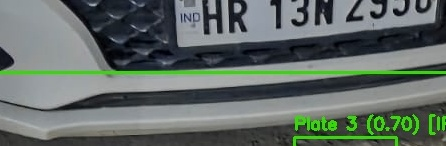
#> input picture night_plate_0_raw.jpg, 446 x 146 px; its folder holds only this picture in this run
$ python -i plate_ocr.py   (imports and definitions only)
#> lines starting #> are read from the running program, lines starting #| are printed output that depends on the picture; after the words box and inside, x2 and y2 are one past the last pixel; in counts of white or black regions, pixels touching at a corner belong together
### app/config.py
"""
Application Configuration
Manages all settings, paths, and environment variables.
"""
import os
from pathlib import Path
from dotenv import load_dotenv

load_dotenv()

# Base directory
BASE_DIR = Path(__file__).resolve().parent.parent

# Directory paths
UPLOAD_DIR = BASE_DIR / os.getenv("UPLOAD_DIR", "uploads")
OUTPUT_DIR = BASE_DIR / os.getenv("OUTPUT_DIR", "outputs")
MODEL_DIR  = BASE_DIR / os.getenv("MODEL_DIR",  "models")
STATIC_DIR = BASE_DIR / "static"

# Create directories if they don't exist (face + plate subdirs)
for directory in [
    UPLOAD_DIR, OUTPUT_DIR, MODEL_DIR,
    OUTPUT_DIR / "faces",  OUTPUT_DIR / "videos",
    OUTPUT_DIR / "frames", UPLOAD_DIR / "videos",
    # ---- Number Plate dirs ----
    UPLOAD_DIR / "plates",
    OUTPUT_DIR / "plates",
]:
    directory.mkdir(parents=True, exist_ok=True)
#> further down, picture is the input picture: shape (146, 446, 3); mean B, G, R 101.9, 107.9, 97.2

# Database
DATABASE_URL = os.getenv(
    "DATABASE_URL",
    "postgresql://postgres:postgres@localhost:5432/cctv_face_db"
)

# Server
HOST = os.getenv("HOST", "0.0.0.0")
PORT = int(os.getenv("PORT", "8000"))

# Model settings
DEFAULT_MODEL  = os.getenv("DEFAULT_MODEL",  "gfpgan")
DEFAULT_UPSCALE = int(os.getenv("DEFAULT_UPSCALE", "2"))

# Device (Intel UHD - CPU only, no CUDA)
DEVICE = "cpu"

# Supported file types
ALLOWED_IMAGE_TYPES = {".jpg", ".jpeg", ".png", ".bmp", ".webp", ".tiff"}
ALLOWED_VIDEO_TYPES = {".mp4", ".avi", ".mov", ".mkv", ".wmv"}
MAX_FILE_SIZE = 100 * 1024 * 1024  # 100MB

# ============================================================
# Face Enhancement Model URLs
# ============================================================
GFPGAN_MODEL_URL    = "https://github.com/TencentARC/GFPGAN/releases/download/v1.3.0/GFPGANv1.4.pth"
REALESRGAN_MODEL_URL = "https://github.com/xinntao/Real-ESRGAN/releases/download/v0.2.1/RealESRGAN_x2plus.pth"
FSRCNN_X2_URL = "https://github.com/Saafke/FSRCNN_Tensorflow/raw/master/models/FSRCNN_x2.pb"
FSRCNN_X4_URL = "https://github.com/Saafke/FSRCNN_Tensorflow/raw/master/models/FSRCNN_x4.pb"

# ============================================================
# Number Plate Pipeline Settings
# ============================================================

# OCR language — 'en' for English/Indian plates
OCR_LANGUAGE = os.getenv("OCR_LANGUAGE", "en").split(",")

# Default upscale for plate crops before OCR (4x gives best results for small plates)
PLATE_UPSCALE = int(os.getenv("PLATE_UPSCALE", "4"))

# Night-vision: if mean brightness < this threshold, apply CLAHE preprocessing
NIGHT_VISION_THRESHOLD = int(os.getenv("NIGHT_VISION_THRESHOLD", "80"))

# Max plates to return per image
MAX_PLATES_PER_IMAGE = int(os.getenv("MAX_PLATES_PER_IMAGE", "10"))

### app/services/plate_ocr.py
"""
Number Plate OCR Service

Uses PaddleOCR (PP-OCRv4) to read text from a rectified, enhanced plate image.
Lazy-loaded on first call.

Includes:
  - Indian number plate regex matching
  - Positional OCR confusion-char fixer (0↔O, 1↔I, etc.)
  - PaddleOCR result unpacking compatible with v2–v4 API

Output:
    {"text": "HR26AB1234", "confidence": 0.93, "raw": [...]}
"""
import gc
import re
import os
import cv2
import numpy as np
from typing import List

from app.config import OCR_LANGUAGE

# Indian plate regex: e.g. HR26AB1234 / MH02CY9999 / DL8C1234
_PLATE_RE = re.compile(
    r"[A-Z]{2}\s*\d{1,2}\s*[A-Z]{1,3}\s*\d{1,4}", re.IGNORECASE
)

# Positional confusion map
_TO_ALPHA = {"0": "O", "1": "I", "5": "S", "8": "B", "2": "Z"}
_TO_DIGIT = {"O": "0", "I": "1", "S": "5", "B": "8",
             "Z": "2", "G": "6", "Q": "0", "D": "0"}
_ALPHA_SLOTS = set(range(0, 2)) | set(range(4, 7))
_DIGIT_SLOTS = set(range(2, 4)) | set(range(7, 12))


class PlateOCR:
    def __init__(self):
        self._ocr        = None
        self._ocr_tried  = False
        print(f"[PlateOCR] Initialized (lang={OCR_LANGUAGE})")

    # ------------------------------------------------------------------
    # Lazy load
    # ------------------------------------------------------------------
    def _load(self) -> bool:
        if self._ocr is not None:
            return True
        if self._ocr_tried:
            return False
        self._ocr_tried = True
        try:
            # Disable MKLDNN — causes ConvertPirAttribute2RuntimeAttribute crash on Windows CPUs
            os.environ["FLAGS_enable_pir_api"]  = "0"
            os.environ["FLAGS_use_onednn"]      = "0"

            from paddleocr import PaddleOCR
            self._ocr = PaddleOCR(
                use_angle_cls=False,
                lang=OCR_LANGUAGE[0] if len(OCR_LANGUAGE) == 1 else "en",
                ocr_version="PP-OCRv4",
                enable_mkldnn=False,
            )
            print("[PlateOCR] PaddleOCR loaded")
            return True
        except Exception as e:
            print(f"[PlateOCR] PaddleOCR load failed: {e}")
            return False

    # ------------------------------------------------------------------
    # Pre-processing
    # ------------------------------------------------------------------
    @staticmethod
    def _preprocess(img: np.ndarray) -> np.ndarray:
        """Clean up FSRCNN/night-vision noise and binarize for PaddleOCR."""
        gray = cv2.cvtColor(img, cv2.COLOR_BGR2GRAY) if img.ndim == 3 else img.copy()
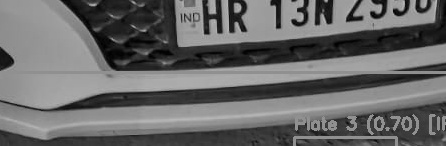
#> gray: shape (146, 446); min 1, max 186, mean 104.1

        # 1. Median blur removes salt-and-pepper noise from heavy Night-Vision enhancement
        blurred = cv2.medianBlur(gray, 3)

        # 2. Adaptive thresholding handles any remaining local shadow gradients
        # much better than global Otsu thresholding.
        thresh = cv2.adaptiveThreshold(
            blurred, 255,
            cv2.ADAPTIVE_THRESH_GAUSSIAN_C, cv2.THRESH_BINARY, 21, 4
        )
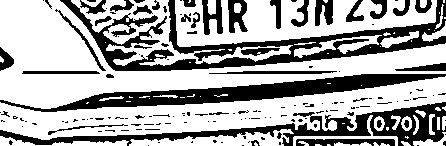
#> thresh: shape (146, 446); 65.8% white; 150 black regions (108 under 20 px), largest, box (x1, y1, x2, y2) and area: (60, 0, 446, 71) 6800, (0, 74, 446, 112) 5001, (0, 102, 446, 146) 4584

        # 3. Morphological close to connect broken text strokes
        kernel = cv2.getStructuringElement(cv2.MORPH_RECT, (2, 2))
        clean = cv2.morphologyEx(thresh, cv2.MORPH_CLOSE, kernel)
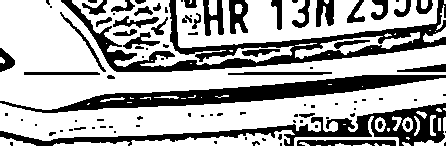
#> clean: shape (146, 446); 66.7% white; 97 black regions (54 under 20 px), largest, box (x1, y1, x2, y2) and area: (61, 0, 446, 72) 5902, (0, 75, 446, 113) 4999, (0, 103, 446, 146) 4454

        return cv2.cvtColor(clean, cv2.COLOR_GRAY2BGR)

    # ------------------------------------------------------------------
    # Public API
    # ------------------------------------------------------------------
    def read_text(self, plate_image: np.ndarray, conf_threshold: float = 0.4) -> dict:
        if plate_image is None or plate_image.size == 0:
            return {"text": "", "confidence": 0.0, "raw": []}

        preprocessed = self._preprocess(plate_image)
        gc.collect()

        if self._load():
            try:
                return self._run_paddle(preprocessed, conf_threshold)
            except Exception as e:
                print(f"[PlateOCR] Inference error: {e}")

        return {"text": "", "confidence": 0.0, "raw": []}

    # ------------------------------------------------------------------
    # PaddleOCR runner
    # ------------------------------------------------------------------
    # [62 lines left out: functions _run_paddle, _clean, _fix_positions, _best_candidate, not called in this run]


# Singleton
plate_ocr = PlateOCR()

>>> import cv2
>>> picture = cv2.imread('../../night_plate_0_raw.jpg')
#> (the run stopped early here; a loop or call above may not have finished)

$ run again, on night_plate_1_raw.jpg
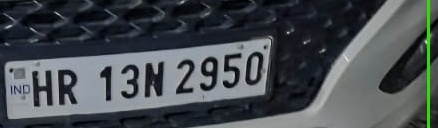
#> input picture night_plate_1_raw.jpg, 438 x 128 px
#> picture is the input picture: shape (128, 438, 3); mean B, G, R 81.2, 76.7, 71.4
#> in _preprocess, `thresh = cv2.adaptiveThreshold( blurred, 255, cv2.ADAPTIVE_THRESH_GAUS..`:
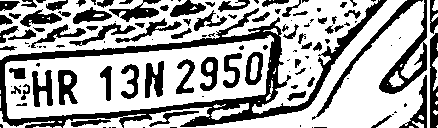
#> thresh: shape (128, 438); 65.3% white; 126 black regions (52 under 20 px), largest, box (x1, y1, x2, y2) and area: (0, 0, 387, 128) 6942, (379, 0, 427, 94) 1096, (312, 0, 423, 120) 793
#> in _preprocess, `clean = cv2.morphologyEx(thresh, cv2.MORPH_CLOSE, kernel)`:
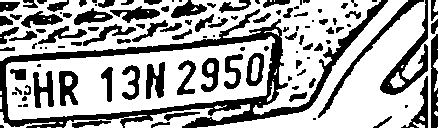
#> clean: shape (128, 438); 65.8% white; 116 black regions (37 under 20 px), largest, box (x1, y1, x2, y2) and area: (0, 0, 388, 128) 6907, (380, 0, 428, 95) 1091, (318, 0, 424, 118) 795

$ run again, on night_plate_3_raw.jpg
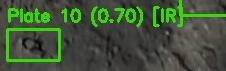
#> input picture night_plate_3_raw.jpg, 226 x 71 px
#> picture is the input picture: shape (71, 226, 3); mean B, G, R 55.2, 84, 65.2
#> in _preprocess, `thresh = cv2.adaptiveThreshold( blurred, 255, cv2.ADAPTIVE_THRESH_GAUS..`:
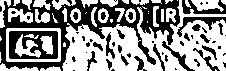
#> thresh: shape (71, 226); 56.9% white; 59 black regions (35 under 20 px), largest, box (x1, y1, x2, y2) and area: (0, 0, 180, 71) 4054, (9, 31, 58, 59) 882, (182, 0, 226, 14) 298
#> in _preprocess, `clean = cv2.morphologyEx(thresh, cv2.MORPH_CLOSE, kernel)`:
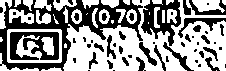
#> clean: shape (71, 226); 57.6% white; 56 black regions (29 under 20 px), largest, box (x1, y1, x2, y2) and area: (0, 0, 143, 71) 3046, (141, 0, 181, 46) 879, (10, 32, 59, 60) 875
